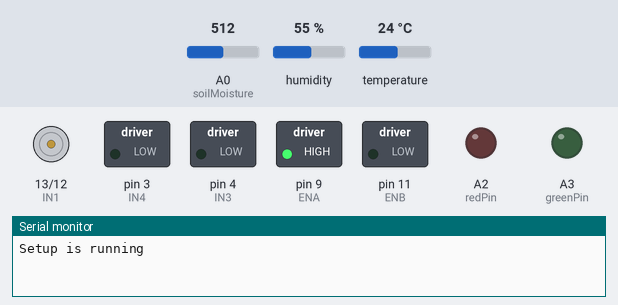
The sketch below on a simulated Arduino Uno, built with avr-gcc and run on an emulated ATmega328P. Shown: motor-driver pin pairs drawn as motors (green arrow = first pin HIGH = forward, orange = second pin HIGH = backward, longer = more drive), switched loads named in the sketch (green lamp = pin HIGH), output pins drawn as LEDs (lit = HIGH), the last lines printed to the serial monitor. The test bench sets the inputs (shaded band); at power-on: temperature 24 °C, A0 (soilMoisture) = 512, humidity 55 %.

Above: at 0.1 s.
At 2.0 s:
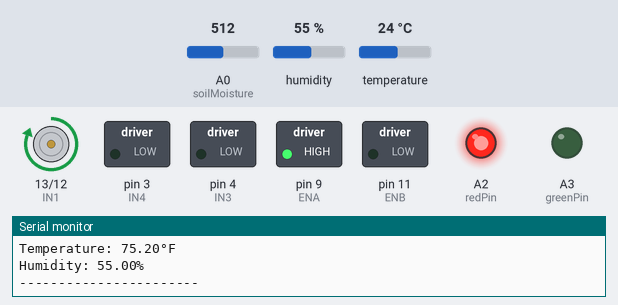
2.1 s: temperature set to 41 °C
9.1 s: A0 (soilMoisture) set to 390
15.2 s: A0 (soilMoisture) set to 960
Timing chart, 0 to 18.2 s (numbered marks = the images above; inputs shaded):
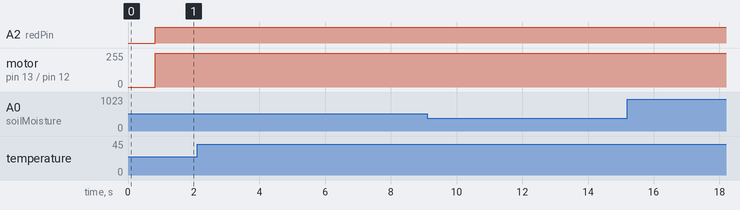

The sketch:

Smart_Irrigation.ino
```cpp
#include <LiquidCrystal_I2C.h>
#include <Wire.h>
#include <DHT.h>

LiquidCrystal_I2C lcd(0x27, 16, 2);

#define DHTPIN 2
#define DHTTYPE DHT11

DHT dht(DHTPIN, DHTTYPE);

// Define the pin numbers for pump 1
const int IN1 = 13;
const int IN2 = 12;
const int ENA = 9;

const int IN3 = 4;
const int IN4 = 3;
const int ENB = 11;

int redPin = A2;
int greenPin = A3;

void Pump1_on(){
  Serial.println("-----------------------");
  Serial.println("Pumping on 1...");
  digitalWrite(IN1, HIGH);   // Set IN1 to HIGH
  digitalWrite(IN2, LOW);    // Set IN2 to LO
}
void Pump1_off(){
  Serial.println("-----------------------");
  Serial.println("No water needed!");
  digitalWrite(IN1, LOW);   // Set IN1 to HIGH
  digitalWrite(IN2, LOW);    // Set IN2 to LOW
}
void Pump2_on(){
  Serial.println("-----------------------");
  Serial.println("Pumping on 2...");
  digitalWrite(IN3, HIGH);   // Set IN1 to HIGH
  digitalWrite(IN4, LOW);    // Set IN2 to LOW
}
void Pump2_off(){
  Serial.println("-----------------------");
  Serial.println("No water needed!");
  digitalWrite(IN3, LOW);   // Set IN1 to HIGH
  digitalWrite(IN4, LOW);    // Set IN2 to LOW
}
// void Pump3_on(){
//   Serial.println("-----------------------");
//   Serial.println("Pumping on 3...");
//   digitalWrite(IN5, HIGH);   // Set IN1 to HIGH
//   digitalWrite(IN6, LOW);    // Set IN2 to LOW
// }
// void Pump3_off(){
//   Serial.println("-----------------------");
//   Serial.println("No water needed!");
//   digitalWrite(IN5, LOW);   // Set IN1 to HIGH
//   digitalWrite(IN6, LOW);    // Set IN2 to LOW
// }
// void Pump4_on(){
//   Serial.println("-----------------------");
//   Serial.println("Pumping on 4...");
//   digitalWrite(IN7, HIGH);   // Set IN1 to HIGH
//   digitalWrite(IN8, LOW);    // Set IN2 to LOW
// }
// void Pump4_off(){
//   Serial.println("-----------------------");
//   Serial.println("No water needed!");
//   digitalWrite(IN7, LOW);   // Set IN1 to HIGH
//   digitalWrite(IN8, LOW);    // Set IN2 to LOW
// }

void setColor(int red, int green) {
  analogWrite(redPin, red);
  analogWrite(greenPin, green);
}

int soilMoisture = A0;

void setup() {
  Serial.begin(9600);
  dht.begin();
  pinMode(soilMoisture, INPUT);
  pinMode(IN1, OUTPUT);
  pinMode(IN2, OUTPUT);
  pinMode(IN3, OUTPUT);
  pinMode(IN4, OUTPUT);
  // pinMode(IN5, OUTPUT);
  // pinMode(IN6, OUTPUT);
  // pinMode(IN7, OUTPUT);
  // pinMode(IN8, OUTPUT);
  pinMode(ENA, OUTPUT);
  pinMode(ENB, OUTPUT);
  pinMode(redPin, OUTPUT);
  pinMode(greenPin, OUTPUT);
  Serial.println("Setup is running");
  digitalWrite(ENA, HIGH);
  delay(800);
};

float hif;

void loop() {

  int soilMoistData = analogRead(soilMoisture);
  float h = dht.readHumidity();
  float t = dht.readTemperature();
  float f = dht.readTemperature(true);
  float hif = dht.computeHeatIndex(f, h);
  float hic = dht.computeHeatIndex(t, h, false);

  if (soilMoistData > 950) {
    Pump1_on();
    setColor(255, 0);
    Serial.println("Dry > Motor ON");
    Serial.println("-----------------------");
  } else if(soilMoistData >= 400 && soilMoistData <= 950) {
    Pump1_on();
    setColor(255, 0);
    Serial.println("Moist > Motor ON");
    Serial.println("-----------------------");
  } else if(soilMoistData < 400 ) {
    Pump1_on();
    setColor(255, 0);
    Serial.println("Wet > Motor ON");
    Serial.println("-----------------------");
  }

  delay(500);

  Serial.println("----------MORE INFO-------------");
  Serial.println("Temperature: " + String(f) + "°F");
  Serial.println("Humidity: " + String(h) + "%");
  Serial.println("-----------------------");


  delay(2000);

}
```
